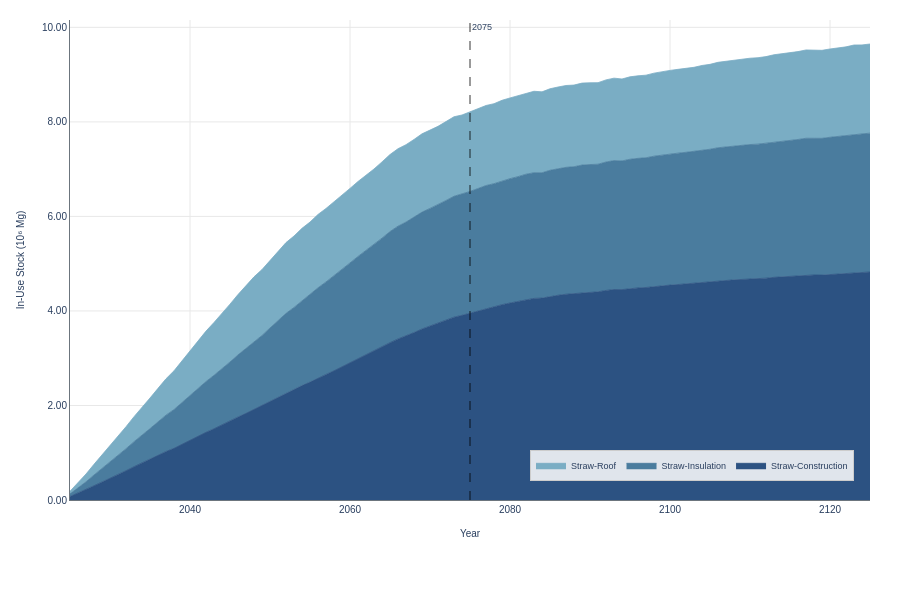

The cell this chart's notebook holds for it:
### Code cell
# DSM Stock Details - Detailed DSM stock evolution (if DSM processes exist)
if dsm_params and dsm_details_baseline:
    print(f"\n{Icons.DSM} DSM Stock Evolution Analysis:")
    print("   • Individual and cumulative stock views")
    print("   • Lifetime analysis and category breakdown")
    plotting.plot_dsm_stock_details(
        mfa_results_baseline, dsm_params, dsm_details_baseline
    )

    print(f"\n{Icons.DSM} DSM Stock — Publication Figure:")
    print("   • JIE-format stacked cohort areas, 10⁶ Mg y-scale, policy line 2075")
    _dsm_pid = next(iter(dsm_params))
    plotting.plot_dsm_stock_publication(
        mfa_results_baseline,
        dsm_details_baseline,
        process_id=_dsm_pid,
        element="material",
        policy_year=2075,
    )

    print(f"\n{Icons.MFA} DSM Process Dynamics Analysis:")
    print("   • Three-panel view: Input, Stock, Output")
    print("   • Stacked flows by element (Material, WC, DM, CC)")
    print("   • Dynamic material composition for DSM processes")
    plotting.plot_dsm_process_dynamics(
        mfa_results_baseline, dsm_params, dsm_details_baseline
    )
else:
    print(f"   {Icons.INFO} No DSM processes found - skipping DSM analysis")

### Figure 1 — Plotly figure (JSON) as saved in the notebook; plotly's stock layout.template omitted (floating-point values rounded to 4 significant figures)
{"data": [{"fillcolor": "#2C5282", "hovertemplate": "<b>Straw-Construction</b><br>Year: %{x}<br>%{y:.3f} 10⁶ Mg<extra></extra>", "line": {"color": "#2C5282", "width": 0.8}, "mode": "lines", "name": "Straw-Construction", "opacity": 0.85, "stackgroup": "dsm", "type": "scatter", "x": [2025, 2026, 2027, 2028, 2029, 2030, 2031, 2032, 2033, 2034, 2035, 2036, 2037, 2038, 2039, 2040, 2041, 2042, 2043, 2044, 2045, 2046, 2047, 2048, 2049, 2050, 2051, 2052, 2053, 2054, 2055, 2056, 2057, 2058, 2059, 2060, 2061, 2062, 2063, 2064, 2065, 2066, 2067, 2068, 2069, 2070, 2071, 2072, 2073, 2074, 2075, 2076, 2077, 2078, 2079, 2080, 2081, 2082, 2083, 2084, 2085, 2086, 2087, 2088, 2089, 2090, 2091, 2092, 2093, 2094, 2095, 2096, 2097, 2098, 2099, 2100, 2101, 2102, 2103, 2104, 2105, 2106, 2107, 2108, 2109, 2110, 2111, 2112, 2113, 2114, 2115, 2116, 2117, 2118, 2119, 2120, 2121, 2122, 2123, 2124, 2125], "y": [0.07415, 0.1464, 0.2199, 0.3024, 0.3809, 0.4555, 0.5392, 0.6201, 0.7051, 0.7808, 0.8632, 0.945, 1.026, 1.094, 1.179, 1.267, 1.351, 1.433, 1.508, 1.585, 1.669, 1.755, 1.833, 1.92, 1.991, 2.083, 2.171, 2.262, 2.335, 2.42, 2.494, 2.581, 2.656, 2.735, 2.821, 2.903, 2.989, 3.067, 3.15, 3.239, 3.33, 3.408, 3.47, 3.543, 3.618, 3.678, 3.736, 3.803, 3.869, 3.907, 3.955, 4.003, 4.052, 4.086, 4.132, 4.168, 4.202, 4.239, 4.265, 4.271, 4.308, 4.332, 4.353, 4.365, 4.388, 4.398, 4.405, 4.434, 4.454, 4.451, 4.474, 4.487, 4.496, 4.517, 4.534, 4.547, 4.559, 4.571, 4.582, 4.6, 4.612, 4.632, 4.644, 4.658, 4.664, 4.676, 4.682, 4.693, 4.711, 4.722, 4.728, 4.743, 4.758, 4.761, 4.759, 4.772, 4.783, 4.793, 4.811, 4.814, 4.824]}, {"fillcolor": "#4A7C9E", "hovertemplate": "<b>Straw-Insulation</b><br>Year: %{x}<br>%{y:.3f} 10⁶ Mg<extra></extra>", "line": {"color": "#4A7C9E", "width": 0.8}, "mode": "lines", "name": "Straw-Insulation", "opacity": 0.85, "stackgroup": "dsm", "type": "scatter", "x": [2025, 2026, 2027, 2028, 2029, 2030, 2031, 2032, 2033, 2034, 2035, 2036, 2037, 2038, 2039, 2040, 2041, 2042, 2043, 2044, 2045, 2046, 2047, 2048, 2049, 2050, 2051, 2052, 2053, 2054, 2055, 2056, 2057, 2058, 2059, 2060, 2061, 2062, 2063, 2064, 2065, 2066, 2067, 2068, 2069, 2070, 2071, 2072, 2073, 2074, 2075, 2076, 2077, 2078, 2079, 2080, 2081, 2082, 2083, 2084, 2085, 2086, 2087, 2088, 2089, 2090, 2091, 2092, 2093, 2094, 2095, 2096, 2097, 2098, 2099, 2100, 2101, 2102, 2103, 2104, 2105, 2106, 2107, 2108, 2109, 2110, 2111, 2112, 2113, 2114, 2115, 2116, 2117, 2118, 2119, 2120, 2121, 2122, 2123, 2124, 2125], "y": [0.05561, 0.1098, 0.1649, 0.2268, 0.2857, 0.3417, 0.4044, 0.4651, 0.5288, 0.5856, 0.6474, 0.7087, 0.7696, 0.8204, 0.8843, 0.9501, 1.013, 1.074, 1.131, 1.188, 1.251, 1.315, 1.373, 1.437, 1.49, 1.557, 1.621, 1.687, 1.739, 1.799, 1.85, 1.909, 1.958, 2.009, 2.064, 2.113, 2.164, 2.209, 2.254, 2.302, 2.35, 2.386, 2.411, 2.441, 2.473, 2.492, 2.51, 2.534, 2.558, 2.562, 2.573, 2.587, 2.601, 2.606, 2.622, 2.631, 2.64, 2.653, 2.659, 2.652, 2.669, 2.678, 2.685, 2.687, 2.698, 2.7, 2.7, 2.717, 2.728, 2.722, 2.736, 2.742, 2.745, 2.758, 2.767, 2.774, 2.78, 2.786, 2.791, 2.802, 2.809, 2.821, 2.827, 2.835, 2.837, 2.844, 2.847, 2.854, 2.865, 2.872, 2.875, 2.885, 2.895, 2.897, 2.894, 2.903, 2.91, 2.917, 2.93, 2.931, 2.938]}, {"fillcolor": "#7AADC4", "hovertemplate": "<b>Straw-Roof</b><br>Year: %{x}<br>%{y:.3f} 10⁶ Mg<extra></extra>", "line": {"color": "#7AADC4", "width": 0.8}, "mode": "lines", "name": "Straw-Roof", "opacity": 0.85, "stackgroup": "dsm", "type": "scatter", "x": [2025, 2026, 2027, 2028, 2029, 2030, 2031, 2032, 2033, 2034, 2035, 2036, 2037, 2038, 2039, 2040, 2041, 2042, 2043, 2044, 2045, 2046, 2047, 2048, 2049, 2050, 2051, 2052, 2053, 2054, 2055, 2056, 2057, 2058, 2059, 2060, 2061, 2062, 2063, 2064, 2065, 2066, 2067, 2068, 2069, 2070, 2071, 2072, 2073, 2074, 2075, 2076, 2077, 2078, 2079, 2080, 2081, 2082, 2083, 2084, 2085, 2086, 2087, 2088, 2089, 2090, 2091, 2092, 2093, 2094, 2095, 2096, 2097, 2098, 2099, 2100, 2101, 2102, 2103, 2104, 2105, 2106, 2107, 2108, 2109, 2110, 2111, 2112, 2113, 2114, 2115, 2116, 2117, 2118, 2119, 2120, 2121, 2122, 2123, 2124, 2125], "y": [0.05561, 0.1098, 0.1649, 0.2268, 0.2857, 0.3417, 0.4044, 0.4651, 0.5288, 0.5855, 0.6473, 0.7084, 0.7691, 0.8195, 0.8826, 0.9471, 1.008, 1.066, 1.118, 1.169, 1.224, 1.277, 1.32, 1.365, 1.395, 1.434, 1.467, 1.498, 1.511, 1.53, 1.537, 1.551, 1.555, 1.56, 1.57, 1.577, 1.586, 1.591, 1.6, 1.614, 1.63, 1.639, 1.637, 1.645, 1.656, 1.657, 1.66, 1.67, 1.682, 1.677, 1.679, 1.685, 1.693, 1.693, 1.703, 1.708, 1.712, 1.722, 1.724, 1.712, 1.725, 1.729, 1.732, 1.728, 1.734, 1.731, 1.726, 1.738, 1.744, 1.735, 1.744, 1.747, 1.747, 1.757, 1.764, 1.769, 1.773, 1.778, 1.782, 1.791, 1.796, 1.808, 1.813, 1.82, 1.821, 1.827, 1.829, 1.834, 1.845, 1.85, 1.852, 1.86, 1.869, 1.867, 1.862, 1.868, 1.873, 1.877, 1.886, 1.883, 1.886]}], "layout": {"annotations": [{"font": {"size": 9}, "showarrow": false, "text": "2075", "x": 2075, "xanchor": "left", "xref": "x", "y": 1, "yanchor": "top", "yref": "y domain"}], "font": {"family": "Arial, sans-serif", "size": 10}, "height": 600, "legend": {"bgcolor": "rgba(255,255,255,0.85)", "bordercolor": "#CCCCCC", "borderwidth": 1, "font": {"size": 9}, "orientation": "h", "x": 0.98, "xanchor": "right", "y": 0.04, "yanchor": "bottom"}, "margin": {"b": 100, "l": 70, "r": 30, "t": 20}, "paper_bgcolor": "#FFFFFF", "plot_bgcolor": "#FFFFFF", "shapes": [{"line": {"color": "black", "dash": "dash", "width": 0.8}, "type": "line", "x0": 2075, "x1": 2075, "xref": "x", "y0": 0, "y1": 1, "yref": "y domain"}], "title": {"text": ""}, "uirevision": "constant", "width": 900, "xaxis": {"gridcolor": "#e8e8e8", "griddash": "solid", "gridwidth": 1, "linecolor": "#6C757D", "linewidth": 1, "range": [2025, 2125], "tickfont": {"size": 10}, "title": {"font": {"size": 10}, "text": "Year"}, "zeroline": true, "zerolinecolor": "#6C757D"}, "yaxis": {"exponentformat": "none", "gridcolor": "#e8e8e8", "griddash": "solid", "gridwidth": 1, "linecolor": "#6C757D", "linewidth": 1, "range": [0, null], "rangemode": "tozero", "tickfont": {"size": 10}, "tickformat": ".2f", "title": {"font": {"size": 10}, "text": "In-Use Stock (10⁶ Mg)"}, "zeroline": true, "zerolinecolor": "#6C757D"}}}
